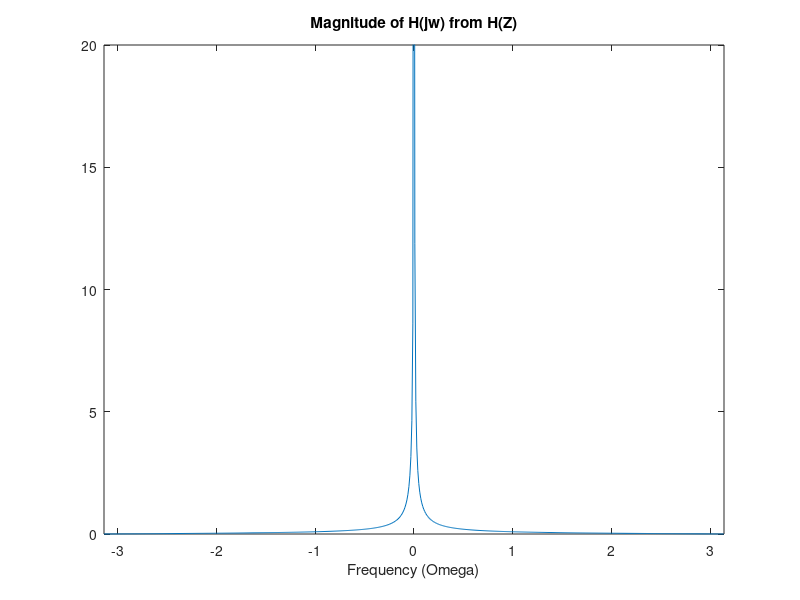
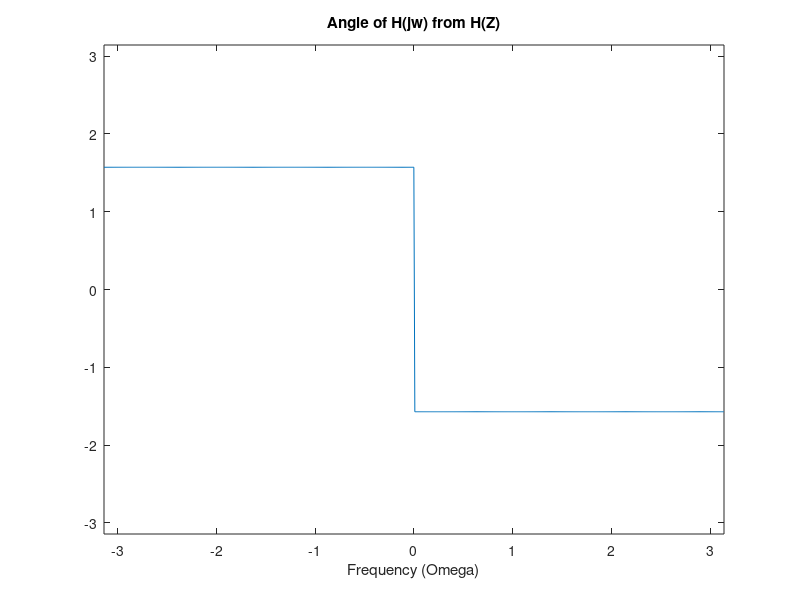
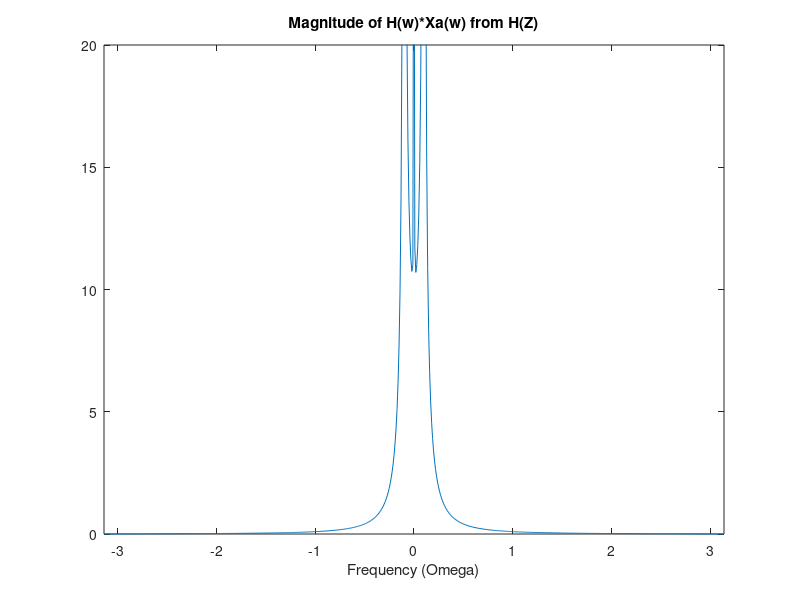
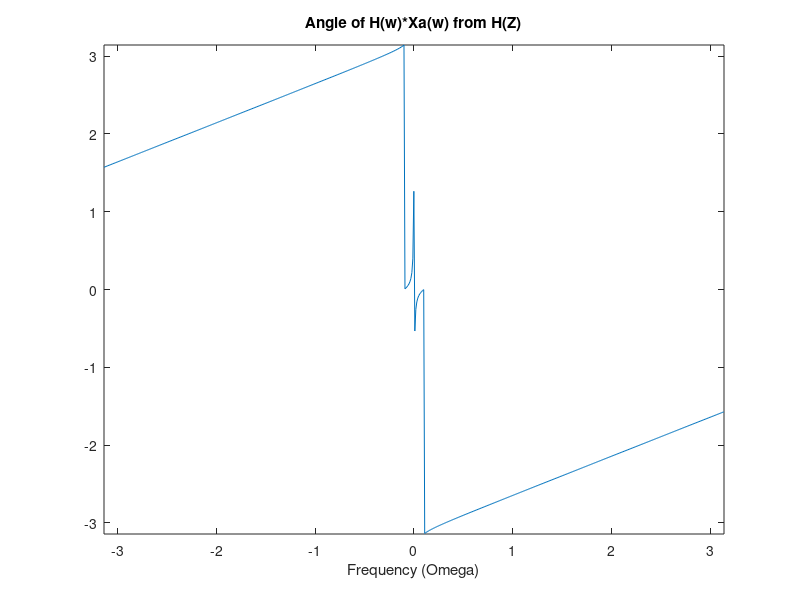

Source code (MATLAB) for these figures, in order: (Note: this script raises an error after producing the figures.)
%% DSP Homework 5 Problem 3 6.3-8
T3 = 1/10;

omega3 = -pi:.01:pi;

Hz3 = @(z) T3/2.*(1+z.^-1)./(1-z.^-1);

plot(omega3, abs(Hz3(exp(j.*omega3))));
xlabel('Frequency (Omega)');
title('Magnitude of H(jw) from H(Z)');
axis([-pi pi 0 20]);
figure;
plot(omega3, angle(Hz3(exp(j.*omega3))));
xlabel('Frequency (Omega)');
title('Angle of H(jw) from H(Z)');
axis([-pi pi -pi pi]);

% Part A
Xz3a = @(z) z.*(z-.995)./(z.^2 - 1.99*z + 1)

figure;
plot(omega3, abs(Hz3(exp(j.*omega3)).*Xz3a(exp(j.*omega3))));
xlabel('Frequency (Omega)');
title('Magnitude of H(w)*Xa(w) from H(Z)');
axis([-pi pi 0 20]);
figure;
plot(omega3, angle(Hz3(exp(j.*omega3)).*Xz3a(exp(j.*omega3))));
xlabel('Frequency (Omega)');
title('Angle of H(w)*Xa(w) from H(Z)');
axis([-pi pi -pi pi]);

% Part B
Xz3b = @(z) .5*z./(z.^2 - 1.732*z + 1)

figure;
plot(omega3, abs(Hz3(exp(j.*omega3)).*Xz3b(exp(j.*omega3))));
xlabel('Frequency (Omega)');
title('Magnitude of H(w)*Xb(w) from H(Z)');
axis([-pi pi 0 50]);
figure;
plot(omega3, angle(Hz3(exp(j.*omega3)).*Xz3b(exp(j.*omega3))));
xlabel('Frequency (Omega)');
title('Angle of H(w)*Xb(w) from H(Z)');
axis([-pi pi -pi pi]);

% Part C
Xz3c = @(z) z.^2./(z.^2 + 1)

figure;
plot(omega3, abs(Hz3(exp(j.*omega3)).*Xz3c(exp(j.*omega3))));
xlabel('Frequency (Omega)');
title('Magnitude of H(w)*Xc(w) from H(Z)');
axis([-pi pi 0 50]);
figure;
plot(omega3, angle(Hz3(exp(j.*omega3)).*Xz3c(exp(j.*omega3))));
xlabel('Frequency (Omega)');
title('Angle of H(w)*Xc(w) from H(Z)');
axis([-pi pi -pi pi]);

%% DSP Hoework 5 Problem 5 6.5-2
t5 = 0:.00001:.001;
B5 = 10000*pi;
T5 = 10^-4;
omega5 = 1:1:1/(T5);

% Part A

xc5 = @(t) sinc(B5*t/pi);
Xc5 = @(omega) T5*(heaviside(omega)-heaviside(omega-1/(T5*2)));

figure;
plot(t5, xc5(t5));
xlabel('Time (s)');
title('Input Signal to C/D');
figure;
plot(omega5, abs(Xc5(omega5)));
xlabel('Frequency (omega)');
title('Input Spectra to C/D');
% figure;
% plot(omega5, angle(Xc5(omega5)));
% xlabel('Frequency (omega)');
% ylabel('Angle (rads)');
% title('Input Spectra to C/D');

% Part B
n5 = 0:1:10;
xd5 = @(n5) sinc(B5*n5*T5/pi);

figure;
stem(n5, xd5(n5));
xlabel('Samples');
title('Input signal for H(Omega)');

Omega5 = -pi:.01:pi;
X5 = @(Omega5) pi* (heaviside(Omega5 + pi/2) - heaviside(Omega5 - pi/2));

figure;
plot(Omega5, abs(X5(Omega5)));
xlabel('Frequency (Omega))');
title('Input Spectra for H(Omega)');
% figure;
% plot(Omega5, angle(Xd5(Omega5)));
% xlabel('Frequency (Omega))');
% title('Input Spectra for H(Omega)');

% Part C
H5 = @(Omega5) j*Omega5/T5;
Y5 = @(Omega5) X5(Omega5).*H5(Omega5);

figure;
plot(Omega5, abs(Y5(Omega5)));
xlabel('Frequency (Omega)');
title('Output Spectra for H(Omega)');
figure;
plot(Omega5, angle(Y5(Omega5)));
xlabel('Frequency (Omega)');
ylabel('Angle (rads)');
title('Output Spectra angle for H(Omega)');

yd5 = @(n5) 1/(2*pi*T5).*(pi.*n5.*cos(pi*n5/2) - 2*sin(pi*n5/2))./n5.^2;

figure;
stem(n5, yd5(n5));
xlabel('Samples');
ylabel('Amplitude');
title('Output signal for H(Omega)');

% Part D

yc5 = @(t) yd5(t/T5);

figure;
plot(t5, yc5(t5));
xlabel('Time (s)');
ylabel('Amplitude');
title('Output signal');

%% DSP Homework 5 PRoblem 9 7.7-2

% Part A
z = sym('z');
z5 = 0:.1:2*pi;

H2z1 = @(z) 0.03273793724*(z.^2 + 2*z + 1)/(z.^2-1.81915463768*z + 0.95522952077);
H2z2 = @(z) 0.01799913516*(z.^2 + 2*z + 1)/(z.^2-1.80572713311*z + 0.88054034430);
H2z3 = @(z) 0.00399530100*(z.^2 + 2*z + 1)/(z.^2-1.821397927591*z + 0.83800435313);

HzAcompressed = @(z) H2z1(z)*H2z2(z)*H2z3(z);

HzAmatlab = simplifyFraction(HzAcompressed(z),'Expand',true)

HzAwolfram = @(z) (2.35425*10^-6*z.^6 + 0.0000141255*z.^5 + 0.0000353138 *z.^4 ...
    + 0.000047085*z.^3 + 0.0000353138*z.^2 + 0.0000141255*z + 2.35425*10^-6) ... 
    /(z.^6 - 5.44628*z.^5 + 12.561*z.^4 - 15.6912*z.^3 + 11.1915*z.^2 - 4.31982*z + 0.704861)

zplane([2.35425*10^-6 0.0000141255 0.0000353138 0.000047085 0.0000353138 0.0000141255 2.35425*10^-6], ...
    [1 -5.44628 12.561 -15.6912 11.1915 -4.31982 0.704861]);

Hz5matlab = tf([2.35425*10^-6 0.0000141255 0.0000353138 0.000047085 0.0000353138 0.0000141255 2.35425*10^-6], ...
    [1 -5.44628 12.561 -15.6912 11.1915 -4.31982 0.704861]);

figure;
bode(Hz5matlab);

figure;
zplane([1761658490113586317846045285891716120828047375 10569950940681517907076271715350296724968284250 ...
    26424877351703794767690679288375741812420710625 35233169802271726356920905717834322416560947500 ...
    26424877351703794767690679288375741812420710625 10569950940681517907076271715350296724968284250 ...
    1761658490113586317846045285891716120828047375],[748288838313422294120286634350736906063837462003712 ...
    -4075390308631494457568399495402925982135208187527168 9399273497162929473779986189258117453387029733703680 ...
    -11741520959356998659883691203559529743502125373751296 8374508494806094059415556565110805732411398514950144 ...
    -3232472420013922650725117626402730041567267969251328 527439360973673617777959381850283328663024569189376]);
 
Hz5 = tf([1761658490113586317846045285891716120828047375 10569950940681517907076271715350296724968284250 ...
    26424877351703794767690679288375741812420710625 35233169802271726356920905717834322416560947500 ...
    26424877351703794767690679288375741812420710625 10569950940681517907076271715350296724968284250 ...
    1761658490113586317846045285891716120828047375],[748288838313422294120286634350736906063837462003712 ...
    -4075390308631494457568399495402925982135208187527168 9399273497162929473779986189258117453387029733703680 ...
    -11741520959356998659883691203559529743502125373751296 8374508494806094059415556565110805732411398514950144 ...
    -3232472420013922650725117626402730041567267969251328 527439360973673617777959381850283328663024569189376]);

figure;
bode(Hz5);
% plot(z5, abs(H2z1(exp(j*z5))*H2z2(exp(j*z5))*H2z3(exp(j*z5))));